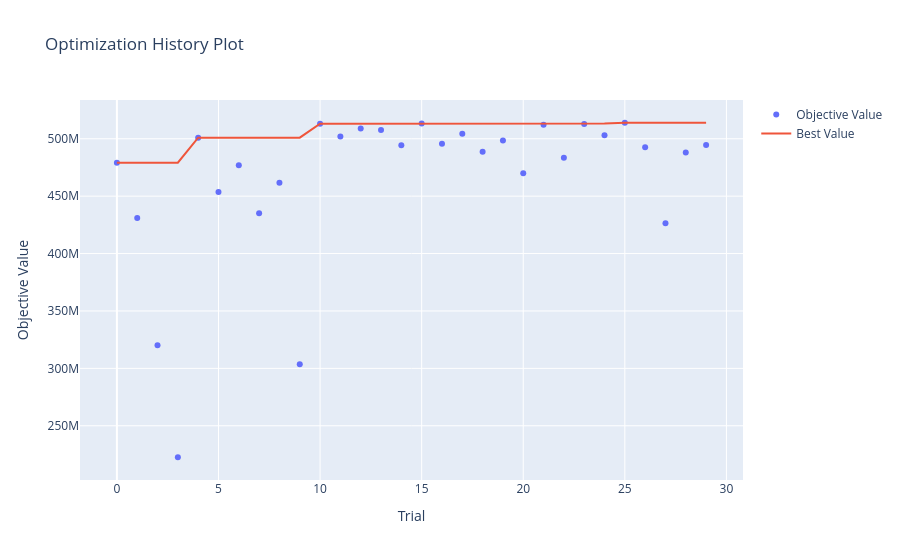

Here is the notebook cell this chart was saved with:
### Code cell
print('Mejor ganancia CV:', study.best_value)
print('Mejores parámetros:', study.best_params)
print('Árboles:', study.best_trial.user_attrs['best_iter'])
plot_optimization_history(study)
